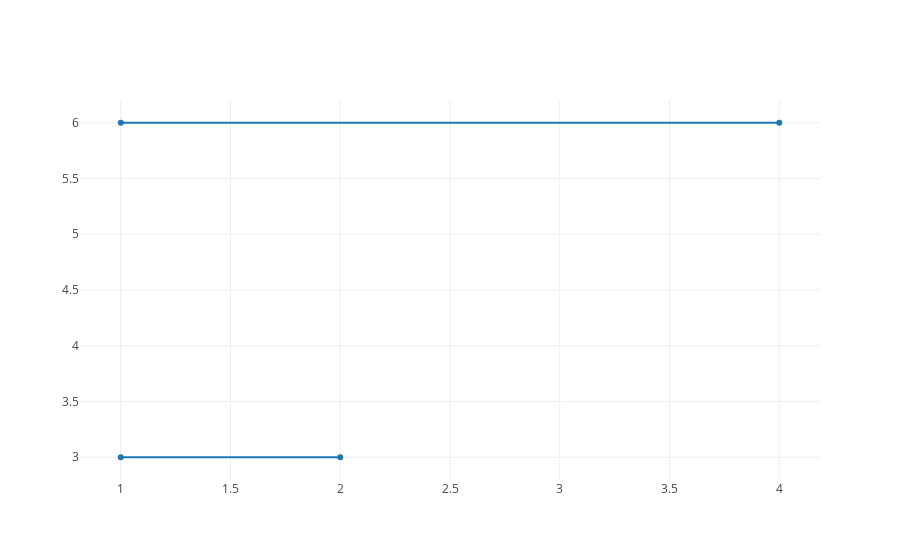

Notebook code for this chart:
### Markdown cell above
Run at the start of every ipython notebook to use plotly.offline. This injects the plotly.js source files into the notebook.

### Code cell
iplot([{"x": [1, 2, None, 1, 4], "y": [3, 3, None, 6, 6]}])

### Figure 1 — Plotly figure (JSON) as saved in the notebook; plotly's stock layout.template omitted (floating-point values rounded to 4 significant figures)
{"data": [{"x": [1, 2, null, 1, 4], "y": [3, 3, null, 6, 6]}], "layout": {}}
